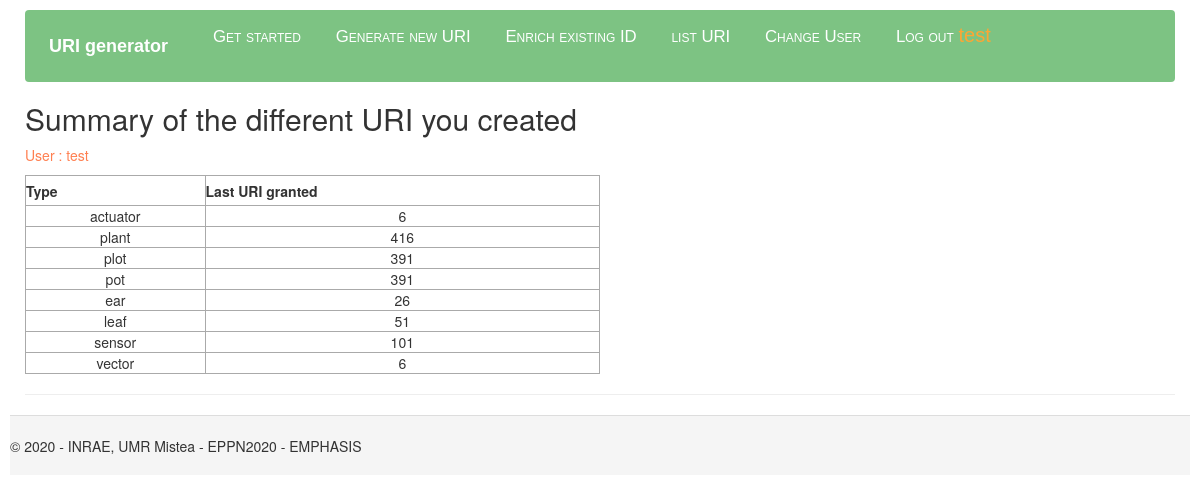
Before: /your_database (signed in) with the older database file.
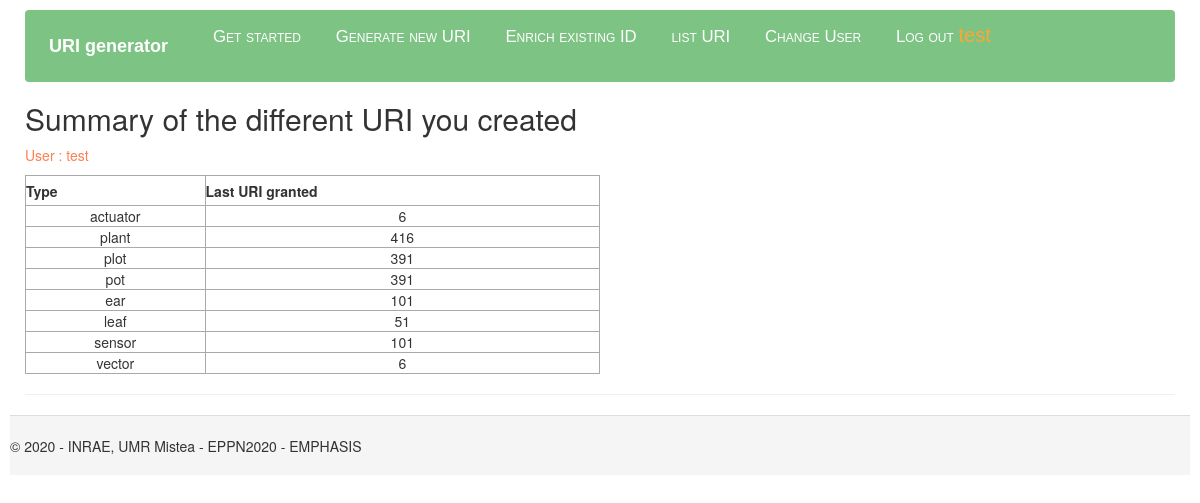
After: the same page with the newer database file.
### main.py (models this page shows)
class user_collected_URI(db.Model):
    id = db.Column(db.Integer, primary_key=True)
    user = db.Column(db.String(200), nullable=False)
    type = db.Column(db.String(200), nullable=False)
    lastvalue = db.Column(db.String(200), nullable=False, default=1)
    date_created = db.Column(db.DateTime, default=datetime.utcnow)

### main.py (the view)
@app.route("/your_database")
def your_database():
    collections = user_collected_URI.query.filter_by(user = session['username'])
    return render_template("your_database.html", collections=collections, username = session['username'], statut = session['logged_in'])

### templates/your_database.html (shortened to what this page needs)
{% extends "generator.html" %}
{% block content %}
<h2>Summary of the different URI you created</h2>
<p style=" color: coral; width: 15%;">
  </p>
<table class=content>
    <tr>
        <th>Type</th>
        <th>Last URI granted</th>
    </tr>
    {% for collection in collections %}
    <tr>
        <td>{{collection.type}}</td>
        <td>{{collection.lastvalue}}</td>
    </tr>
    {% endfor %}
</table>
{% endblock %}

### templates/generator.html (shortened to what this page needs)
<!DOCTYPE html>
<html>
    <head>
        <link rel="stylesheet" type="text/css" href="{{ url_for('static', filename='css/style.css')}}" />
        <link rel="stylesheet" href="https://cdnjs.cloudflare.com/ajax/libs/font-awesome/4.7.0/css/font-awesome.min.css">
        <link rel="stylesheet" type="text/css" href="{{ url_for('static', filename='css/bootstrap.min.css')}}">
    </head>
    <body>
        <div class="container-fluid">
          <div class="navbar dropdown" >
            <a href="{{ url_for('home') }}" class="navbar-brand">URI generator</a>
            {% if statut  %}
              <a href="{{ url_for('get_started')}}" class="navbar-item">Get started</a>
              <a href="{{ url_for('import_dataset')}}" class="navbar-item">Generate new URI</a>
              <a href="{{ url_for('existing_id')}}" class="navbar-item">Enrich existing ID</a>
              <a href="{{ url_for('your_database')}}" class="navbar-item">list URI</a>
              <a href="{{ url_for('login')}}" class="navbar-item">Change User</a>
              <a href="{{ url_for('logout')}}" class="navbar-item">Log out</a>
              <a style="color: rgb(253, 166, 52); width: 30%; font-size: 20px;">
              </a>
            {% endif %}
          </div>
            <div class="body-content" id=URI_generator>
              {% block content %}
              {% endblock %}
              <hr/>
            </div>
       </div>
        <footer>
          <p>© 2020 - INRAE, UMR Mistea - EPPN2020 - EMPHASIS</p>
      </footer>
    </body>
</html>

### static/css/style.css (style rules this page uses)
body { margin-left:10%; padding: 10px; font-family:'Segoe UI', Tahoma, Geneva, Verdana, sans-serif; }
footer { height: 60px; background-color: #f5f5f5; border-top: 1px solid #ddd; padding-top: 20px; }
.navbar { background-color: #7dc383; font-size: 1.2em; font-family: 'Trebuchet MS', 'Lucida Sans Unicode', 'Lucida Grande', 'Lucida Sans', Arial, sans-serif; color: rgb(255, 255, 255); padding: 10px 8px 10px 8px; }
.navbar a { text-decoration: none; color: inherit; }
.navbar-brand { font-size: 1.4em; font-weight: 600; }
.navbar-item { font-variant: small-caps; margin-left: 30px; }
.content { margin: 0; width: 50%; }
table, td, th { border: 1px solid #aaa; }
table { border-collapse: collapse; width: 100%; }
th { height: 30px; }
td { text-align: center; padding: 5px; }

Changed rows visible on the page:
changed user_collected_URI (number 5 of 8 on the later page): lastvalue "26" → "101"
